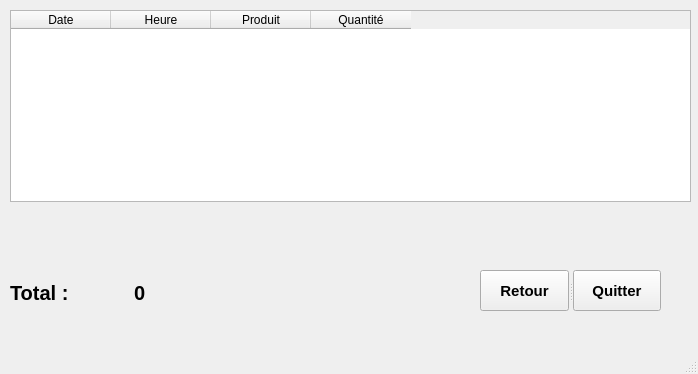
<?xml version="1.0" encoding="UTF-8"?>
<ui version="4.0">
 <class>MainWindow</class>
 <widget class="QMainWindow" name="MainWindow">
  <property name="geometry">
   <rect>
    <x>0</x>
    <y>0</y>
    <width>698</width>
    <height>374</height>
   </rect>
  </property>
  <property name="windowTitle">
   <string>MainWindow</string>
  </property>
  <widget class="QWidget" name="centralwidget">
   <widget class="QTableWidget" name="tableWidget">
    <property name="geometry">
     <rect>
      <x>10</x>
      <y>10</y>
      <width>681</width>
      <height>192</height>
     </rect>
    </property>
    <column>
     <property name="text">
      <string>Date</string>
     </property>
    </column>
    <column>
     <property name="text">
      <string>Heure</string>
     </property>
    </column>
    <column>
     <property name="text">
      <string>Produit</string>
     </property>
    </column>
    <column>
     <property name="text">
      <string>Quantité</string>
     </property>
    </column>
   </widget>
   <widget class="QWidget" name="layoutWidget">
    <property name="geometry">
     <rect>
      <x>10</x>
      <y>280</y>
      <width>241</width>
      <height>26</height>
     </rect>
    </property>
    <layout class="QHBoxLayout" name="horizontalLayout">
     <item>
      <widget class="QLabel" name="labelTotal">
       <property name="font">
        <font>
         <pointsize>15</pointsize>
         <weight>75</weight>
         <bold>true</bold>
        </font>
       </property>
       <property name="text">
        <string>Total :</string>
       </property>
      </widget>
     </item>
     <item>
      <widget class="QLabel" name="labelValeurTotal">
       <property name="font">
        <font>
         <pointsize>15</pointsize>
         <weight>75</weight>
         <bold>true</bold>
        </font>
       </property>
       <property name="text">
        <string>0</string>
       </property>
      </widget>
     </item>
    </layout>
   </widget>
   <widget class="QSplitter" name="splitter">
    <property name="geometry">
     <rect>
      <x>480</x>
      <y>270</y>
      <width>181</width>
      <height>41</height>
     </rect>
    </property>
    <property name="orientation">
     <enum>Qt::Horizontal</enum>
    </property>
    <widget class="QPushButton" name="boutonRetour">
     <property name="font">
      <font>
       <pointsize>11</pointsize>
       <weight>75</weight>
       <bold>true</bold>
      </font>
     </property>
     <property name="text">
      <string>Retour</string>
     </property>
    </widget>
    <widget class="QPushButton" name="boutonQuitter">
     <property name="font">
      <font>
       <pointsize>11</pointsize>
       <weight>75</weight>
       <bold>true</bold>
      </font>
     </property>
     <property name="text">
      <string>Quitter</string>
     </property>
    </widget>
   </widget>
  </widget>
  <widget class="QMenuBar" name="menubar">
   <property name="geometry">
    <rect>
     <x>0</x>
     <y>0</y>
     <width>698</width>
     <height>21</height>
    </rect>
   </property>
  </widget>
  <widget class="QStatusBar" name="statusbar"/>
 </widget>
 <resources/>
 <connections/>
</ui>
